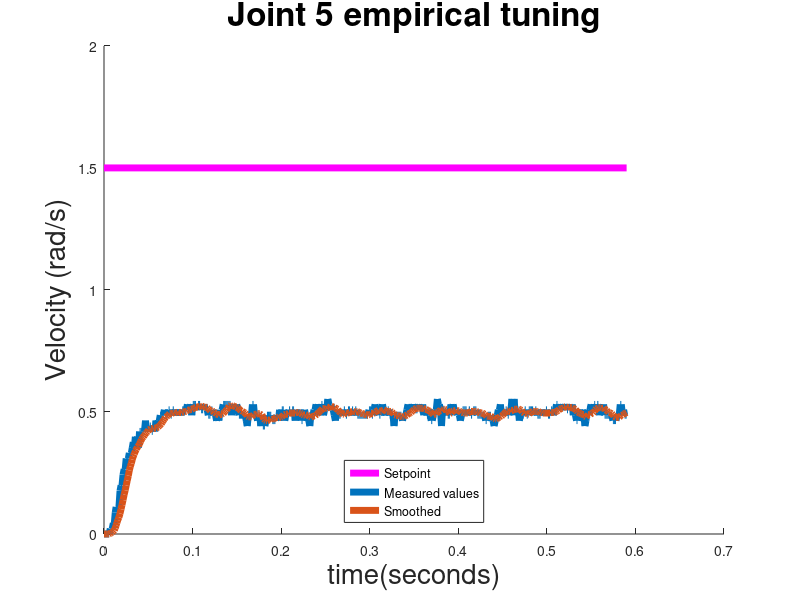

This chart was generated by the following MATLAB code:
%graphics_toolkit ("gnuplot");

figure;

data = dlmread("manipulator_joint5_innerloop_0pt5rads.txt", ",");

setPoint = 1.5;
%t = 1:500
t1 = 500;
s = size(data(1:t1, 1));

hold all;
% Add a horizontal line for the Temperature at steady state
line('XData', [data(s(1, 1), 2) 0], 'YData', [setPoint setPoint], 'LineStyle', '-', ...
    'LineWidth', 2, 'Color','m');
    
t = title('Joint 5 empirical tuning');
set(t, 'FontSize', 24);

xl = xlabel ('time(seconds)');
set(xl, 'FontSize', 20);
yl = ylabel ('Velocity (rad/s)');
set(yl, 'FontSize', 20);


windowSize = 10; 
b = (1/windowSize)*ones(1,windowSize);
a = 1;

onedfilter = filter(b, a, data(1:t1,1));
plot(data(1:t1, 2), data(1:t1,1));

plot(data(1:t1, 2), onedfilter);
legend('Setpoint', 'Measured values', 'Smoothed', 'Location', 'South');

set(findall(gca, 'Type', 'Line'),'LineWidth',5);

set(findall(gca, 'Type', 'Line'),'LineWidth',5);

print -dpng joint5_innerloop_0pt5rads.png;
